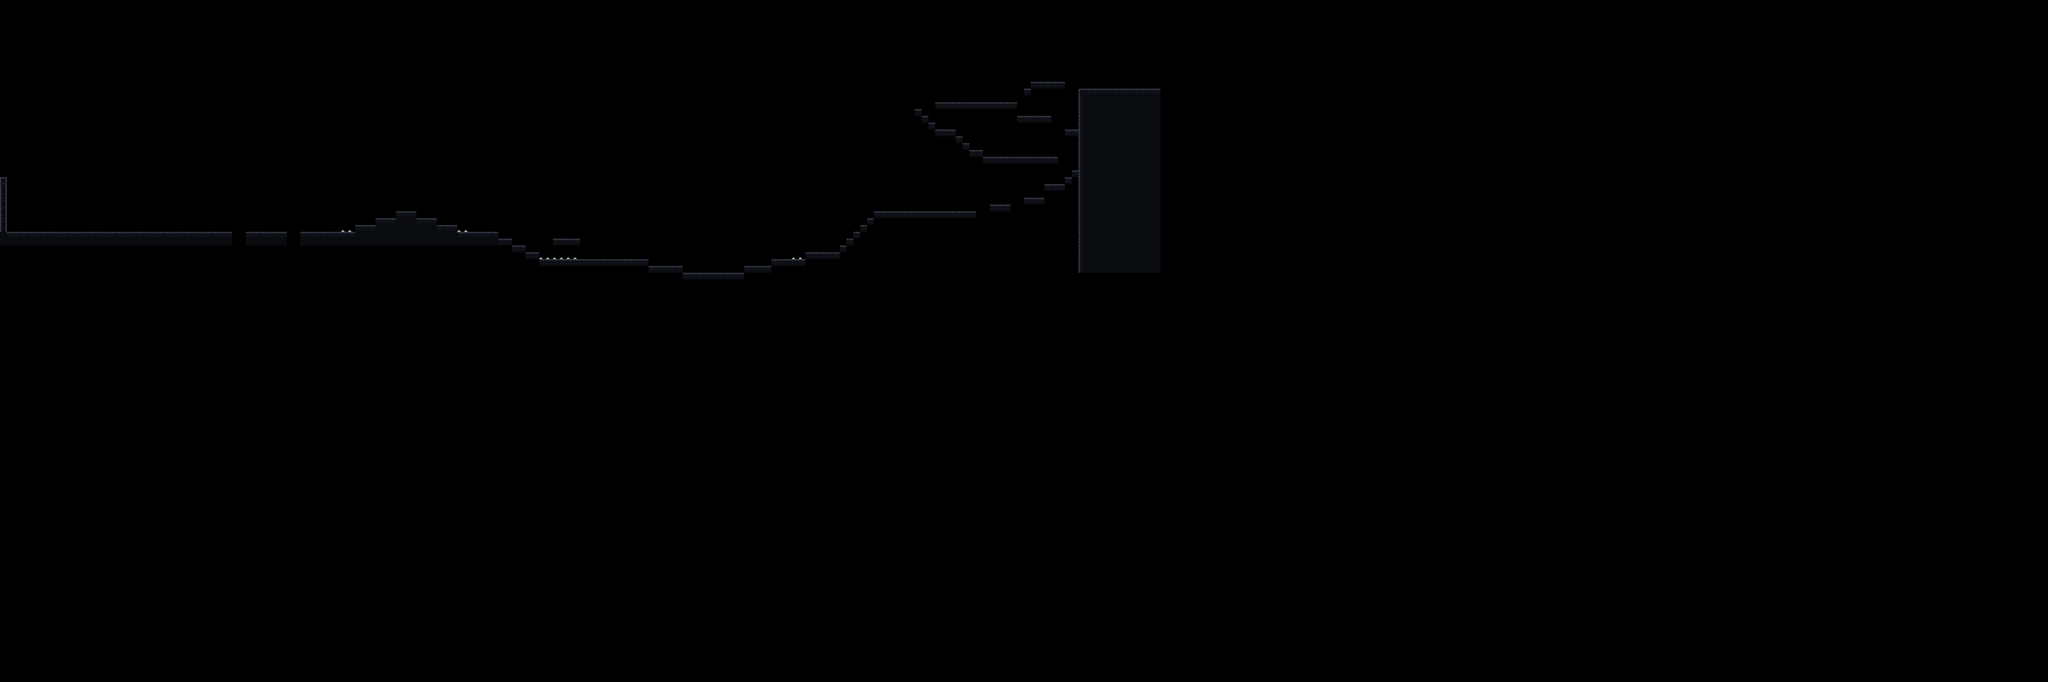

Rendered tile map (Tiled .tmx) drawn with the repository's tilesets; below, a short description and the map source with its tile grids summarised:
An orthogonal 300x100 tile map with 16x16 px tiles, 2 tile layers (Ground, Spikes), 2 tilesets and 6 objects.

<map version="1.0" orientation="orthogonal" renderorder="left-up" width="300" height="100" tilewidth="16" tileheight="16" nextobjectid="1">
 <tileset firstgid="1" name="DD" tilewidth="16" tileheight="16" tilecount="41">
  <tile id="0">
   <image width="16" height="16" source="Sprites/SPA/tile-map/1.png" />
   <objectgroup draworder="index">
    <object id="0" x="-0.0909091" y="0" width="16" height="15.9091" />
   </objectgroup>
  </tile>
  <tile id="1">
   <image width="16" height="16" source="Sprites/SPA/tile-map/2.png" />
  </tile>
  <tile id="2">
   <image width="16" height="16" source="Sprites/SPA/tile-map/3.png" />
   <objectgroup draworder="index">
    <object id="0" x="-0.181818" y="0" width="16" height="15.8182" />
   </objectgroup>
  </tile>
  <tile id="3">
   <image width="16" height="16" source="Sprites/SPA/tile-map/4.png" />
  </tile>
  <tile id="4">
   <image width="16" height="16" source="Sprites/SPA/tile-map/5.png" />
   <objectgroup draworder="index">
    <object id="0" x="0.181818" y="0.0909091" width="15.7273" height="15.9091" />
   </objectgroup>
  </tile>
  <tile id="5">
   <image width="16" height="16" source="Sprites/SPA/tile-map/6.png" />
  </tile>
  <tile id="6">
   <image width="16" height="16" source="Sprites/SPA/tile-map/7.png" />
   <objectgroup draworder="index">
    <object id="0" x="0" y="0" width="15.9091" height="16" />
   </objectgroup>
  </tile>
  <tile id="7">
   <image width="16" height="16" source="Sprites/SPA/tile-map/8.png" />
  </tile>
  <tile id="8">
   <image width="16" height="16" source="Sprites/SPA/tile-map/9.png" />
  </tile>
  <tile id="9">
   <image width="16" height="16" source="Sprites/SPA/tile-map/10.png" />
   <objectgroup draworder="index">
    <object id="0" x="-0.0909091" y="-0.0909091" width="16.2727" height="16" />
   </objectgroup>
  </tile>
  <tile id="10">
   <image width="16" height="16" source="Sprites/SPA/tile-map/11.png" />
  </tile>
  <tile id="11">
   <image width="16" height="16" source="Sprites/SPA/tile-map/12.png" />
  </tile>
  <tile id="12">
   <image width="16" height="16" source="Sprites/SPA/tile-map/13.png" />
  </tile>
  <tile id="13">
   <image width="16" height="16" source="Sprites/SPA/tile-map/14.png" />
  </tile>
  <tile id="14">
   <image width="16" height="16" source="Sprites/SPA/tile-map/15.png" />
   <objectgroup draworder="index" />
  </tile>
  <tile id="15">
   <image width="16" height="16" source="Sprites/SPA/tile-map/16.png" />
  </tile>
  <tile id="16">
   <image width="16" height="16" source="Sprites/SPA/tile-map/17.png" />
  </tile>
  <tile id="17">
   <image width="16" height="16" source="Sprites/SPA/tile-map/18.png" />
  </tile>
  <tile id="18">
   <image width="16" height="16" source="Sprites/SPA/tile-map/19.png" />
  </tile>
  <tile id="19">
   <image width="16" height="16" source="Sprites/SPA/tile-map/20.png" />
  </tile>
  <tile id="20">
   <image width="16" height="16" source="Sprites/SPA/tile-map/21.png" />
  </tile>
  <tile id="21">
   <image width="16" height="16" source="Sprites/SPA/tile-map/22.png" />
  </tile>
  <tile id="22">
   <image width="16" height="16" source="Sprites/SPA/tile-map/23.png" />
  </tile>
  <tile id="23">
   <image width="16" height="16" source="Sprites/SPA/tile-map/24.png" />
  </tile>
  <tile id="24">
   <image width="16" height="16" source="Sprites/SPA/tile-map/25.png" />
  </tile>
  <tile id="25">
   <image width="16" height="16" source="Sprites/SPA/tile-map/26.png" />
  </tile>
  <tile id="26">
   <image width="16" height="16" source="Sprites/SPA/tile-map/27.png" />
  </tile>
  <tile id="27">
   <image width="16" height="16" source="Sprites/SPA/tile-map/28.png" />
  </tile>
  <tile id="28">
   <image width="16" height="16" source="Sprites/SPA/tile-map/29.png" />
  </tile>
  <tile id="29">
   <image width="16" height="16" source="Sprites/SPA/tile-map/30.png" />
  </tile>
  <tile id="30">
   <image width="16" height="16" source="Sprites/SPA/tile-map/31.png" />
  </tile>
  <tile id="31">
   <image width="16" height="16" source="Sprites/SPA/tile-map/32.png" />
  </tile>
  <tile id="32">
   <image width="16" height="16" source="Sprites/SPA/tile-map/33.png" />
  </tile>
  <tile id="33">
   <image width="16" height="16" source="Sprites/SPA/tile-map/34.png" />
  </tile>
  <tile id="34">
   <image width="16" height="16" source="Sprites/SPA/tile-map/35.png" />
  </tile>
  <tile id="35">
   <image width="16" height="16" source="Sprites/SPA/tile-map/36.png" />
  </tile>
  <tile id="36">
   <image width="16" height="16" source="Sprites/SPA/tile-map/37.png" />
  </tile>
  <tile id="37">
   <image width="16" height="16" source="Sprites/SPA/tile-map/38.png" />
  </tile>
  <tile id="38">
   <image width="16" height="16" source="Sprites/SPA/tile-map/39.png" />
  </tile>
  <tile id="39">
   <image width="16" height="16" source="Sprites/SPA/tile-map/40.png" />
  </tile>
  <tile id="40">
   <image width="16" height="16" source="Sprites/SPA/tile-map/41.png" />
  </tile>
 </tileset>
 <tileset firstgid="42" name="Objects" tilewidth="8" tileheight="4" tilecount="1">
  <tile id="0">
   <image width="8" height="4" source="Sprites/SPA/Objects/spikes.png" />
   <objectgroup draworder="index">
    <object id="0" x="3.90909" y="-0.272727">
     <polygon points="0,0 4,4.18182 -4.09091,4.18182" />
    </object>
   </objectgroup>
  </tile>
 </tileset>
 <layer name="Ground" width="300" height="100">
  <properties>
   <property name="unity:layer" value="Ground" />
   <property name="unity:scale" value="0.0625" />
   <property name="unity:tag" value="Ground" />
  </properties>
  <data>[30000 cells, 628 non-empty, 6 distinct tile ids]</data>
 </layer>
 <layer name="Spikes" width="300" height="100">
  <properties>
   <property name="unity:isTrigger" value="true" />
  </properties>
  <data>[30000 cells, 12 non-empty, 1 distinct tile ids]</data>
 </layer>
</map>
